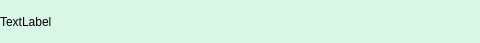
<?xml version="1.0" encoding="UTF-8"?>
<ui version="4.0">
 <class>FriendLabel</class>
 <widget class="QWidget" name="FriendLabel">
  <property name="geometry">
   <rect>
    <x>0</x>
    <y>0</y>
    <width>480</width>
    <height>43</height>
   </rect>
  </property>
  <property name="minimumSize">
   <size>
    <width>0</width>
    <height>43</height>
   </size>
  </property>
  <property name="maximumSize">
   <size>
    <width>16777215</width>
    <height>43</height>
   </size>
  </property>
  <property name="windowTitle">
   <string>Form</string>
  </property>
  <property name="styleSheet">
   <string notr="true">#FriendLabel {
	background: #daf6e7;
 	color: #48bf56;
	border-radius: 10px;
}</string>
  </property>
  <layout class="QHBoxLayout" name="horizontalLayout">
   <property name="spacing">
    <number>0</number>
   </property>
   <property name="leftMargin">
    <number>0</number>
   </property>
   <property name="topMargin">
    <number>0</number>
   </property>
   <property name="rightMargin">
    <number>0</number>
   </property>
   <property name="bottomMargin">
    <number>0</number>
   </property>
   <item>
    <widget class="QLabel" name="tip_lb">
     <property name="text">
      <string>TextLabel</string>
     </property>
    </widget>
   </item>
   <item>
    <widget class="QWidget" name="close_wid" native="true">
     <property name="minimumSize">
      <size>
       <width>25</width>
       <height>25</height>
      </size>
     </property>
     <property name="maximumSize">
      <size>
       <width>25</width>
       <height>25</height>
      </size>
     </property>
     <layout class="QVBoxLayout" name="verticalLayout">
      <property name="spacing">
       <number>0</number>
      </property>
      <property name="leftMargin">
       <number>0</number>
      </property>
      <property name="topMargin">
       <number>0</number>
      </property>
      <property name="rightMargin">
       <number>0</number>
      </property>
      <property name="bottomMargin">
       <number>0</number>
      </property>
      <item>
       <widget class="ClickedLabel" name="close_lb">
        <property name="minimumSize">
         <size>
          <width>15</width>
          <height>15</height>
         </size>
        </property>
        <property name="maximumSize">
         <size>
          <width>15</width>
          <height>15</height>
         </size>
        </property>
        <property name="styleSheet">
         <string notr="true">border-image: url(:/resourse/tipclose.png)</string>
        </property>
        <property name="text">
         <string/>
        </property>
       </widget>
      </item>
     </layout>
    </widget>
   </item>
  </layout>
 </widget>
 <customwidgets>
  <customwidget>
   <class>ClickedLabel</class>
   <extends>QLabel</extends>
   <header location="global">clickedlabel.h</header>
  </customwidget>
 </customwidgets>
 <resources/>
 <connections/>
</ui>
